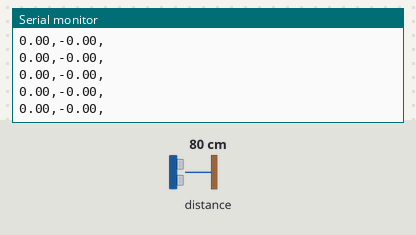
A sketch run on a simulated Arduino Uno, built with avr-gcc and run on an emulated ATmega328P. On the bench: the last lines printed to the serial monitor. The test bench sets the inputs (shaded band); at power-on: distance to the obstacle 80 cm.

Above: at 1.2 s.
1.3 s: distance to the obstacle set to 2 cm
At 2.4 s:
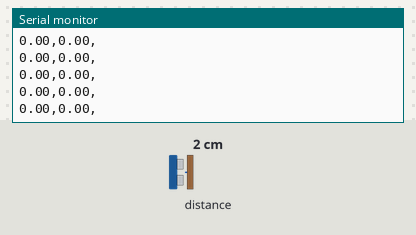
2.8 s: distance to the obstacle set to 4 cm
At 3.6 s:
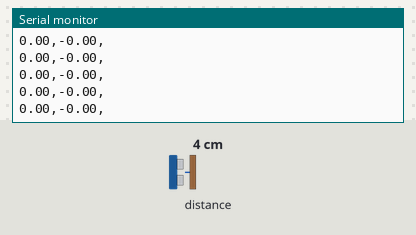
Timing chart, 0 to 5.8 s (numbered marks = the images above; inputs shaded):
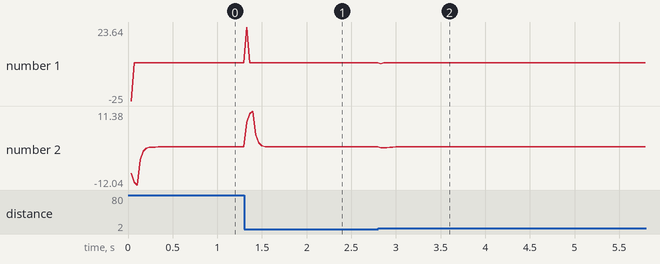

The sketch:

DirectionDetection.ino
```cpp
#include <Wire.h>
#include <VL53L1X.h>

VL53L1X ToF; //Create ToF as an object
long startTime = 0;
long endTime = 0;

int readFreq = 20; // Used to determine how frequently readings are taken from the ToFs in ms, cannot be less than the timing budget
int startRead = millis();

float newDist = 0;
float prevDist = 0;
float deltDist = 0;
float velEst = 0;

int objDirection;

#define HISTORY_SIZE 3 // Number of velocity values that are stored for averaging
float history[HISTORY_SIZE]; // Array to hold velocity estimates
byte historySpot; // Used in for-loop for moving through the array
float avgVelEst = 0;

void setup()
{
  Serial.begin(115200);
  Wire.begin();
  Wire.setClock(400000); // use 400 kHz I2C

  ToF.setTimeout(500);
  if (!ToF.init())
  {
    Serial.println("Failed to detect and initialize ToF!");
    while (1);

  }

  ToF.setDistanceMode(VL53L1X::Long);
  ToF.setMeasurementTimingBudget(50000);
  ToF.startContinuous(50);

  for (int x = 0; x < HISTORY_SIZE; x++)
  {
      history[x] = 0;
  }
}

void loop()
{
  velEst_func();
  Serial.print(velEst);//Real-time distance
  Serial.print(",");
  avgVelEst_func();
  objDirectionClassification_func();
  //objDirectionPrint_func();
  Serial.print(avgVelEst);//Average distance
  Serial.print(",");
  Serial.println("");
  if (ToF.timeoutOccurred())
  {
    Serial.print(" Sensor timed out.");
  }
} //End of 'loop'

void velEst_func ()
{
    startTime = millis();

    newDist = ToF.read();
    /*Serial.print("New Distance: ");
    Serial.print(newDist);
    Serial.print("mm - ");

    Serial.print("Previous Distance: ");
    Serial.print(prevDist);
    Serial.print("mm - ");*/

    endTime = (millis()-startTime);

    deltDist = (prevDist - newDist);
    /*Serial.print("Distance delta: ");
    Serial.print(deltDist);
    Serial.print("mm - ");

    Serial.print("Read time: ");
    Serial.print(endTime);
    Serial.print("ms - ");*/

    velEst = (deltDist / endTime);
    /*Serial.print("Velocity Estimate: ");
    Serial.print(velEst);
    Serial.print("mm/ms");*/
    prevDist = newDist;
}

void avgVelEst_func()
{
  history[historySpot] = velEst;
  if (++historySpot == HISTORY_SIZE)
  {
    historySpot = 0;
  }

  for (int x = 0; x < HISTORY_SIZE; x++)
  {
    avgVelEst += history[x];
  }

  avgVelEst /= HISTORY_SIZE;
}

void objDirectionClassification_func()
{
  if (velEst < avgVelEst && velEst >0.1) // Object is approaching
  {
    objDirection = 1;
  }

  if (velEst > avgVelEst && velEst < -0.1) // Object is departing
  {
    objDirection = 2;
  }

  if (velEst <0.1 && velEst > -0.1) // Object is stationary -- Change to use "avgVelEst" at a later date
  {
    objDirection = 3;
  }
}

void objDirectionPrint_func()
{
  switch(objDirection)
  {
    case 1:
      Serial.println("!!Warning!! Object is approaching at: ");
      Serial.print(velEst);
      Serial.print("m/s.");
      Serial.println("");
      break;
    case 2:
      Serial.println("Object is departing at: ");
      Serial.print(velEst);
      Serial.print("m/s.");
      Serial.println("");
      break;
    case 3:
      Serial.println("Object is presumed to be stationary.");
      break;
    default:
      break;
  }
}
```

Measured:
- after the input at 1.3 s, the serial monitor: prints a new line at once (image 1)
- after the input at 2.8 s, the serial monitor: prints a new line at once (image 2)
